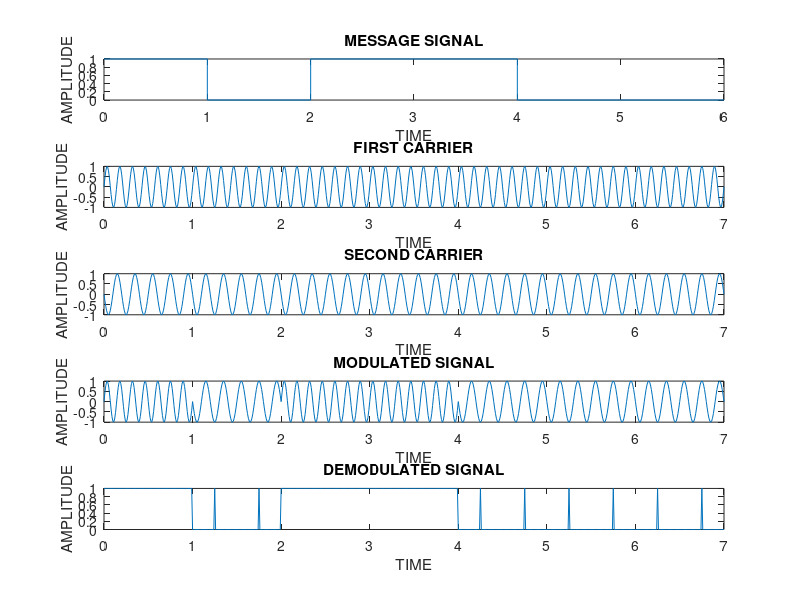

Write the MATLAB code that produced this figure.
clc;
clear all;
close all;
a=1;
f1=7;
f2=5;
n=[1 0 1 1 0 0 0];
t=0:0.01:length(n);
t2=0:length(n)-1;
subplot(5,1,1)
stairs(t2,n)
title('MESSAGE SIGNAL')
xlabel('TIME')
ylabel('AMPLITUDE')
%1st carrier
y1=a*sin(2*pi*f1*t);
subplot(5,1,2);
plot(t,y1)
title('FIRST CARRIER')
xlabel('TIME')
ylabel('AMPLITUDE')
%2nd carrier
y2=-a*sin(2*pi*f2*t);
subplot(5,1,3)
plot(t,y2)
title('SECOND CARRIER')
xlabel('TIME')
ylabel('AMPLITUDE')
%modulation
for i=1:7
    for j=(i-1)*100:i*100
        if(n(i)==1)
            s(j+1)=y1(j+1)
        else
            s(j+1)=y2(j+1)
        end
    end
end
subplot(5,1,4)
plot(t,s)
title('MODULATED SIGNAL')
xlabel('TIME')
ylabel('AMPLITUDE')
%demodulation
for i=1:7
    for j=(i-1)*100:i*100
        if(s(j+1)==y1(j+1))
            d(j+1)=1
        else
            d(j+1)=0
        end
    end
end
subplot(5,1,5)
plot(t,d)
title('DEMODULATED SIGNAL')
xlabel('TIME')
ylabel('AMPLITUDE')
